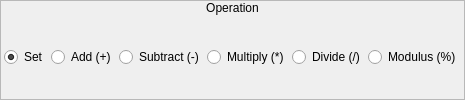
    <widget class="QFrame" name="frame_2">
     <property name="sizePolicy">
      <sizepolicy hsizetype="Fixed" vsizetype="Preferred">
       <horstretch>0</horstretch>
       <verstretch>0</verstretch>
      </sizepolicy>
     </property>
     <property name="frameShape">
      <enum>QFrame::StyledPanel</enum>
     </property>
     <property name="frameShadow">
      <enum>QFrame::Raised</enum>
     </property>
     <layout class="QVBoxLayout" name="verticalLayout_4">
      <property name="spacing">
       <number>0</number>
      </property>
      <property name="margin">
       <number>0</number>
      </property>
      <item>
       <widget class="QLabel" name="label_2">
        <property name="sizePolicy">
         <sizepolicy hsizetype="Preferred" vsizetype="Fixed">
          <horstretch>0</horstretch>
          <verstretch>0</verstretch>
         </sizepolicy>
        </property>
        <property name="text">
         <string>Operation</string>
        </property>
        <property name="alignment">
         <set>Qt::AlignCenter</set>
        </property>
       </widget>
      </item>
      <item>
       <widget class="QWidget" name="widget_4" native="true">
        <layout class="QHBoxLayout" name="horizontalLayout">
         <property name="spacing">
          <number>3</number>
         </property>
         <property name="leftMargin">
          <number>3</number>
         </property>
         <property name="topMargin">
          <number>0</number>
         </property>
         <property name="rightMargin">
          <number>3</number>
         </property>
         <property name="bottomMargin">
          <number>0</number>
         </property>
         <item>
          <widget class="QRadioButton" name="rbSet">
           <property name="sizePolicy">
            <sizepolicy hsizetype="Fixed" vsizetype="Fixed">
             <horstretch>0</horstretch>
             <verstretch>0</verstretch>
            </sizepolicy>
           </property>
           <property name="text">
            <string>Set</string>
           </property>
           <property name="checked">
            <bool>true</bool>
           </property>
          </widget>
         </item>
         <item>
          <widget class="QRadioButton" name="rbAdd">
           <property name="sizePolicy">
            <sizepolicy hsizetype="Fixed" vsizetype="Fixed">
             <horstretch>0</horstretch>
             <verstretch>0</verstretch>
            </sizepolicy>
           </property>
           <property name="text">
            <string>Add (+)</string>
           </property>
          </widget>
         </item>
         <item>
          <widget class="QRadioButton" name="rbSubtract">
           <property name="sizePolicy">
            <sizepolicy hsizetype="Fixed" vsizetype="Fixed">
             <horstretch>0</horstretch>
             <verstretch>0</verstretch>
            </sizepolicy>
           </property>
           <property name="text">
            <string>Subtract (-)</string>
           </property>
          </widget>
         </item>
         <item>
          <widget class="QRadioButton" name="rbMultiply">
           <property name="sizePolicy">
            <sizepolicy hsizetype="Fixed" vsizetype="Fixed">
             <horstretch>0</horstretch>
             <verstretch>0</verstretch>
            </sizepolicy>
           </property>
           <property name="text">
            <string>Multiply (*)</string>
           </property>
          </widget>
         </item>
         <item>
          <widget class="QRadioButton" name="rbDivide">
           <property name="sizePolicy">
            <sizepolicy hsizetype="Fixed" vsizetype="Fixed">
             <horstretch>0</horstretch>
             <verstretch>0</verstretch>
            </sizepolicy>
           </property>
           <property name="text">
            <string>Divide (/)</string>
           </property>
          </widget>
         </item>
         <item>
          <widget class="QRadioButton" name="rbModulus">
           <property name="sizePolicy">
            <sizepolicy hsizetype="Fixed" vsizetype="Fixed">
             <horstretch>0</horstretch>
             <verstretch>0</verstretch>
            </sizepolicy>
           </property>
           <property name="text">
            <string>Modulus (%)</string>
           </property>
          </widget>
         </item>
        </layout>
       </widget>
      </item>
     </layout>
    </widget>
